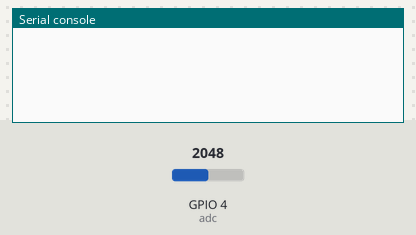
The program below on a simulated ESP32 board running MicroPython. On the bench: the last lines printed to the serial console. Inputs (shaded band) come from the test bench; at power-on: GPIO 4 (adc) = 2048 (analog values on the 0–4095 scale).

Above: at 1.2 s.
1.3 s: GPIO 4 (adc) set to 2866
At 3.3 s:
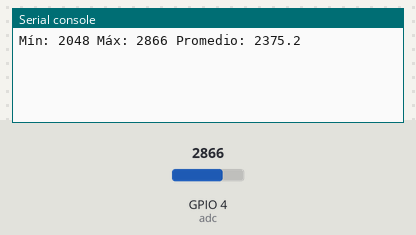
4.3 s: GPIO 4 (adc) set to 3603
At 6.4 s:
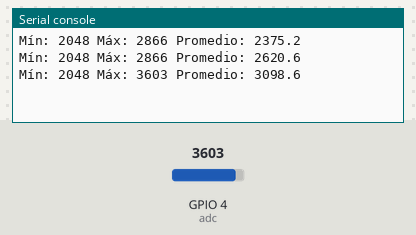
Timing chart, 0 to 7.9 s (numbered marks = the images above; inputs shaded):
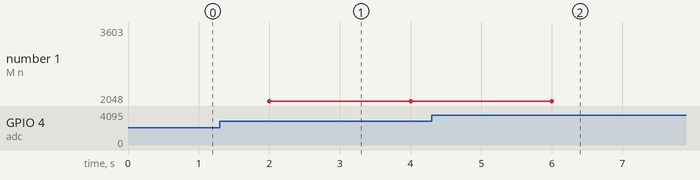

Measured:
- after the input at 1.3 s, the serial console: prints a new line after 0.70 s (image 1)
- after the input at 4.3 s, the serial console: prints a new line after 1.7 s (image 2)
- plotted number 1: 2048 → 3603 after the input at 4.3 s

The program:

Laboratorio_3.py
```python
from machine import Pin, ADC, Timer
import time

adc = ADC(Pin(4))
adc.atten(ADC.ATTN_11DB)
adc.width(ADC.WIDTH_12BIT)

VREF = 3.3
data = []

def muestreo(timer):
    global data
    raw = adc.read()
    data.append(raw)
    if len(data) > 50:
        data.pop(0)

t = Timer(0)
t.init(period=100, mode=Timer.PERIODIC, callback=muestreo)

try:
    while True:
        time.sleep(2)
        if data:
            minimo = min(data)
            maximo = max(data)
            promedio = sum(data) / len(data)
            print("Mín:", minimo,
                  "Máx:", maximo,
                  "Promedio:", round(promedio, 2))
except KeyboardInterrupt:
    t.deinit()
    print("Detenido por el usuario")
```
